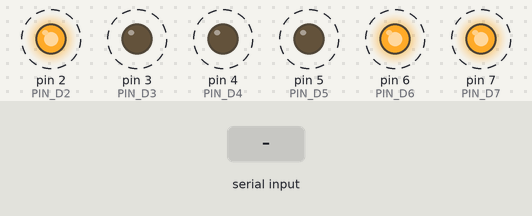
Bench run of a sketch on a simulated Arduino Mega 2560, built with avr-gcc and run on an emulated ATmega2560. On the bench: output pins drawn as LEDs (lit = HIGH). Dashed ring = blinking. The inputs (shaded band) are chosen by the test bench. What the sketch prints to the serial monitor is not drawn.

Above: at 0.74 s.
1.3 s: "1" received over Serial
At 1.54 s:
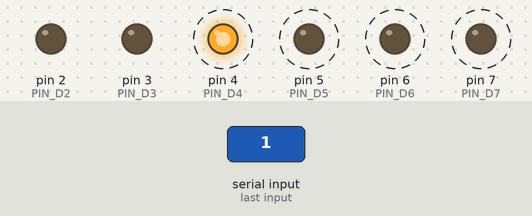
4.3 s: "2" received over Serial
At 4.54 s:
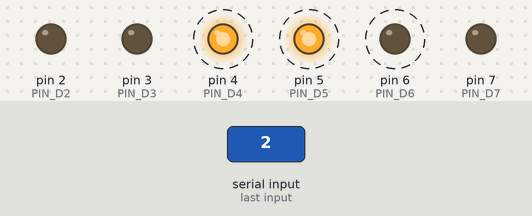
7.3 s: "4" received over Serial
10.3 s: "5" received over Serial
At 10.54 s:
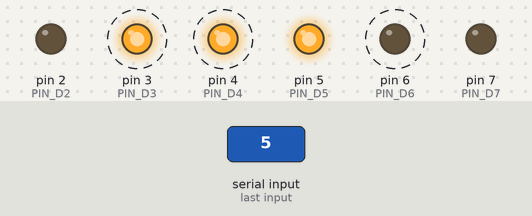
13.3 s: "6" received over Serial
Timing chart, 0 to 17.3 s (numbered marks = the images above; inputs shaded):
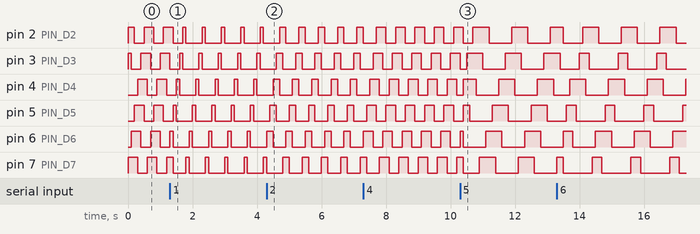

Measured:
- after the input at 10.3 s, pin 3 (PIN_D3): alternates HIGH for 0.50 s and LOW for 0.70 s, starting after 0.20 s; pin 4 (PIN_D4), pin 6 (PIN_D6): alternates HIGH for 0.50 s and LOW for 0.70 s, starting after 0.10 s
- by itself, pin 2 (PIN_D2): alternates HIGH for 0.50 s and LOW for 0.70 s
- by itself, pin 3 (PIN_D3), pin 4 (PIN_D4), pin 6 (PIN_D6): alternates HIGH for 0.30 s and LOW for 0.30 s
- by itself, pin 5 (PIN_D5), pin 7 (PIN_D7): alternates HIGH for 0.30 s and LOW for 0.90 s

The sketch:

OpenLoopSwitchingEncoder_V4.ino
```cpp
#include <avr/io.h>
#include <avr/interrupt.h>
#include <Arduino.h>
#include <Wire.h>

#define PIN_D2 2
#define PIN_D3 3
#define PIN_D4 4
#define PIN_D5 5
#define PIN_D6 6
#define PIN_D7 7

bool rotationCW = true; //rotational direction (if true => clockwise)
//Sector state approaches (1 Sector = 2|3 HASELs)
//1 Sector active
const uint8_t states1[] = {0b100000, 0b010000, 0b001000, 0b000100, 0b000010, 0b000001, 0b100000, 0b010000, 0b001000, 0b000100, 0b000010, 0b000001}; //1-1-1 approach
//2 Sectors active
const uint8_t states2[] = {0b110000, 0b011000, 0b001100, 0b000110, 0b000011, 0b100001, 0b110000, 0b011000, 0b001100, 0b000110, 0b000011, 0b100001}; //2-2-2 approach
const uint8_t states3[] = {0b100000, 0b110000, 0b010000, 0b011000, 0b001000, 0b001100, 0b000100, 0b000110, 0b000010, 0b000011, 0b000001, 0b100001}; //2-1-2 approach
//3 Sectors active
const uint8_t states4[] = {0b111000, 0b011100, 0b001110, 0b000111, 0b100011, 0b110001, 0b111000, 0b011100, 0b001110, 0b000111, 0b100011, 0b110001}; // 3-3-3 approach
const uint8_t states5[] = {0b111000, 0b011000, 0b011100, 0b001100, 0b001110, 0b000110, 0b000111, 0b000011, 0b100011, 0b100001, 0b110001, 0b110000}; //3-2-3 approach
const uint8_t states6[] = {0b100000, 0b110000, 0b111000, 0b011000, 0b001000, 0b001100, 0b001110, 0b000110, 0b000010, 0b000011, 0b100011, 0b100001}; //caterpillar approach

const uint8_t *currentStates = states4; //which state vector (=which approach) to use
uint8_t numStates = sizeof(states3) / sizeof(states3[0]); //number of states
volatile uint8_t currentStateIndex = 0; //index of current state
volatile bool updateFlag = false;

uint32_t interval_ms = 100; //timeinterval for interrupt (=T_T)
double freq_ms = 1/float(interval_ms); //interrupt frequency in 1/ms (=f_T)
double freq = 1000/(float(interval_ms)*6); //overall frequency of motor (=f_M)

unsigned int valueEncoder; //Raw value of encoder sensor
double angleEncoder; //angle converted from raw sensor data

void setup() {
  pinMode(PIN_D2, OUTPUT);
  pinMode(PIN_D3, OUTPUT);
  pinMode(PIN_D4, OUTPUT);
  pinMode(PIN_D5, OUTPUT);
  pinMode(PIN_D6, OUTPUT);
  pinMode(PIN_D7, OUTPUT);

  Serial.begin(9600);
  updateOutputs(currentStates[currentStateIndex]);
  setTimerInterval(interval_ms);
}

void loop() {
  if (updateFlag) {
    debugOutput(currentStates[currentStateIndex]);
    updateFlag = false;
  }

  if (Serial.available() > 0) {
    char receivedChar = Serial.read();
    switch (receivedChar) {
      case 'R':
        rotationCW = true;
        break;
      case 'L':
        rotationCW = false;
        break;
      case '1':
        currentStates = states1; numStates = sizeof(states1) / sizeof(states1[0]);
        break;
      case '2':
        currentStates = states2; numStates = sizeof(states2) / sizeof(states2[0]);
        break;
      case '3':
        currentStates = states3; numStates = sizeof(states3) / sizeof(states3[0]);
        break;
      case '4':
        currentStates = states4; numStates = sizeof(states4) / sizeof(states4[0]);
        break;
      case '5':
        currentStates = states5; numStates = sizeof(states5) / sizeof(states5[0]);
        break;
      case '6':
        currentStates = states6; numStates = sizeof(states6) / sizeof(states6[0]);
        break;
      case '-': //Decreases the frequency of the motor
        if (interval_ms < 200) interval_ms += 10;
        setTimerInterval(interval_ms);
        Serial.print("Interval: "); Serial.print(interval_ms); Serial.println(" ms");
        break;
      case '+': //Increases frequency of the motor
        if (interval_ms > 15) interval_ms -= 10;
        setTimerInterval(interval_ms);
        Serial.print("Interval: "); Serial.print(interval_ms); Serial.println(" ms");
        break;
    }
  }
  freq = 1000/(float(interval_ms)*6);
}

ISR(TIMER1_COMPA_vect) {
  //Read Sensor output
  /*
  ---   Insert code here...    ---
  valueEncoder = someArduinoCommand;  //Read output value of sensor
  angleEncoder = (valEnc/255)*360; (scale from 0-255 to 0-360 degrees)
  */
  //adjust which sector to actuate according to previous state, rotational direction and actuation approach
  if (rotationCW) {
    if (currentStateIndex == 0) currentStateIndex = numStates - 1;
    else currentStateIndex--;
  } else {
    currentStateIndex = (currentStateIndex + 1) % numStates;
  }
  updateOutputs(currentStates[currentStateIndex]);
  updateFlag = true; //update
}

void setTimerInterval(uint32_t desiredInterval_ms) {
  uint32_t clockCycles = (desiredInterval_ms * 1000) / 64;
  if (clockCycles > 65535) clockCycles = 65535;

  TCCR1A = 0;
  TCCR1B = (1 << WGM12) | (1 << CS12) | (1 << CS10);
  OCR1A = clockCycles - 1;
  TIMSK1 = (1 << OCIE1A);
}

void updateOutputs(uint8_t state) {
  digitalWrite(PIN_D2, (state & 0b100000) ? HIGH : LOW);
  digitalWrite(PIN_D3, (state & 0b010000) ? HIGH : LOW);
  digitalWrite(PIN_D4, (state & 0b001000) ? HIGH : LOW);
  digitalWrite(PIN_D5, (state & 0b000100) ? HIGH : LOW);
  digitalWrite(PIN_D6, (state & 0b000010) ? HIGH : LOW);
  digitalWrite(PIN_D7, (state & 0b000001) ? HIGH : LOW);
}

void debugOutput(uint8_t state) {
  // Debugging output (commented out)
  //Print out the states:
  Serial.print("Current interval: ");
  Serial.print(interval_ms);
  Serial.print("ms | ");
  Serial.print(freq);
  Serial.print("Hz || ");

  //Print out the states:
  Serial.print("Current State: ");
  Serial.print(state, BIN);  // Print state as binary
  Serial.print(" | D3: ");
  Serial.print((state & 0b100000) ? "HIGH" : "LOW");
  Serial.print(" | D4: ");
  Serial.print((state & 0b010000) ? "HIGH" : "LOW");
  Serial.print(" | D5: ");
  Serial.print((state & 0b001000) ? "HIGH" : "LOW");
  Serial.print(" | D6: ");
  Serial.print((state & 0b000100) ? "HIGH" : "LOW");
  Serial.print(" | D7: ");
  Serial.print((state & 0b000010) ? "HIGH" : "LOW");
  Serial.print(" | D8: ");
  Serial.println((state & 0b000001) ? "HIGH" : "LOW");
}
```

OpenLoopSwitchingEncoder_V4.cpp
```cpp
#include <Arduino.h>
#include <avr/io.h>
#include <avr/interrupt.h>
#include <Wire.h>

#define PIN_D2 2
#define PIN_D3 3
#define PIN_D4 4
#define PIN_D5 5
#define PIN_D6 6
#define PIN_D7 7

bool rotationCW = true; //rotational direction (if true => clockwise)
//Sector state approaches (1 Sector = 2|3 HASELs)
//1 Sector active
const uint8_t states1[] = {0b100000, 0b010000, 0b001000, 0b000100, 0b000010, 0b000001, 0b100000, 0b010000, 0b001000, 0b000100, 0b000010, 0b000001}; //1-1-1 approach
//2 Sectors active
const uint8_t states2[] = {0b110000, 0b011000, 0b001100, 0b000110, 0b000011, 0b100001, 0b110000, 0b011000, 0b001100, 0b000110, 0b000011, 0b100001}; //2-2-2 approach
const uint8_t states3[] = {0b100000, 0b110000, 0b010000, 0b011000, 0b001000, 0b001100, 0b000100, 0b000110, 0b000010, 0b000011, 0b000001, 0b100001}; //2-1-2 approach
//3 Sectors active
const uint8_t states4[] = {0b111000, 0b011100, 0b001110, 0b000111, 0b100011, 0b110001, 0b111000, 0b011100, 0b001110, 0b000111, 0b100011, 0b110001}; // 3-3-3 approach
const uint8_t states5[] = {0b111000, 0b011000, 0b011100, 0b001100, 0b001110, 0b000110, 0b000111, 0b000011, 0b100011, 0b100001, 0b110001, 0b110000}; //3-2-3 approach
const uint8_t states6[] = {0b100000, 0b110000, 0b111000, 0b011000, 0b001000, 0b001100, 0b001110, 0b000110, 0b000010, 0b000011, 0b100011, 0b100001}; //caterpillar approach

const uint8_t *currentStates = states4; //which state vector (=which approach) to use
uint8_t numStates = sizeof(states3) / sizeof(states3[0]); //number of states
volatile uint8_t currentStateIndex = 0; //index of current state
volatile bool updateFlag = false;

uint32_t interval_ms = 100; //timeinterval for interrupt (=T_T)
double freq_ms = 1/float(interval_ms); //interrupt frequency in 1/ms (=f_T)
double freq = 1000/(float(interval_ms)*6); //overall frequency of motor (=f_M)

unsigned int valueEncoder; //Raw value of encoder sensor
double angleEncoder; //angle converted from raw sensor data

//void setTimerInterval(uint32_t desiredInterval_ms);
void updateOutputs(uint8_t state);
//void debugOutput(uint8_t state);

ISR(TIMER1_COMPA_vect) {
  //Read Sensor output
  /*
  ---   Insert code here...    ---
  valueEncoder = someArduinoCommand;  //Read output value of sensor
  angleEncoder = (valEnc/255)*360; (scale from 0-255 to 0-360 degrees)
  */
  //adjust which sector to actuate according to previous state, rotational direction and actuation approach
  if (rotationCW) {
    if (currentStateIndex == 0) currentStateIndex = numStates - 1;
    else currentStateIndex--;
  } else {
    currentStateIndex = (currentStateIndex + 1) % numStates;
  }
  updateOutputs(currentStates[currentStateIndex]);
  updateFlag = true; //update
}

void setTimerInterval(uint32_t desiredInterval_ms) {
  uint32_t clockCycles = (desiredInterval_ms * 1000) / 64;
  if (clockCycles > 65535) clockCycles = 65535;

  TCCR1A = 0;
  TCCR1B = (1 << WGM12) | (1 << CS12) | (1 << CS10);
  OCR1A = clockCycles - 1;
  TIMSK1 = (1 << OCIE1A);
}

void updateOutputs(uint8_t state) {
  digitalWrite(PIN_D2, (state & 0b100000) ? HIGH : LOW);
  digitalWrite(PIN_D3, (state & 0b010000) ? HIGH : LOW);
  digitalWrite(PIN_D4, (state & 0b001000) ? HIGH : LOW);
  digitalWrite(PIN_D5, (state & 0b000100) ? HIGH : LOW);
  digitalWrite(PIN_D6, (state & 0b000010) ? HIGH : LOW);
  digitalWrite(PIN_D7, (state & 0b000001) ? HIGH : LOW);
}

void debugOutput(uint8_t state) {
  // Debugging output (commented out)
  //Print out the states:
  Serial.print("Current interval: ");
  Serial.print(interval_ms);
  Serial.print("ms | ");
  Serial.print(freq);
  Serial.print("Hz || ");

  //Print out the states:
  Serial.print("Current State: ");
  Serial.print(state, BIN);  // Print state as binary
  Serial.print(" | D3: ");
  Serial.print((state & 0b100000) ? "HIGH" : "LOW");
  Serial.print(" | D4: ");
  Serial.print((state & 0b010000) ? "HIGH" : "LOW");
  Serial.print(" | D5: ");
  Serial.print((state & 0b001000) ? "HIGH" : "LOW");
  Serial.print(" | D6: ");
  Serial.print((state & 0b000100) ? "HIGH" : "LOW");
  Serial.print(" | D7: ");
  Serial.print((state & 0b000010) ? "HIGH" : "LOW");
  Serial.print(" | D8: ");
  Serial.println((state & 0b000001) ? "HIGH" : "LOW");
}

void setup() {
  pinMode(PIN_D2, OUTPUT);
  pinMode(PIN_D3, OUTPUT);
  pinMode(PIN_D4, OUTPUT);
  pinMode(PIN_D5, OUTPUT);
  pinMode(PIN_D6, OUTPUT);
  pinMode(PIN_D7, OUTPUT);

  Serial.begin(9600);
  updateOutputs(currentStates[currentStateIndex]);
  setTimerInterval(interval_ms);
}

void loop() {
  if (updateFlag) {
    debugOutput(currentStates[currentStateIndex]);
    updateFlag = false;
  }

  if (Serial.available() > 0) {
    char receivedChar = Serial.read();
    switch (receivedChar) {
      case 'R':
        rotationCW = true;
        break;
      case 'L':
        rotationCW = false;
        break;
      case '1':
        currentStates = states1; numStates = sizeof(states1) / sizeof(states1[0]);
        break;
      case '2':
        currentStates = states2; numStates = sizeof(states2) / sizeof(states2[0]);
        break;
      case '3':
        currentStates = states3; numStates = sizeof(states3) / sizeof(states3[0]);
        break;
      case '4':
        currentStates = states4; numStates = sizeof(states4) / sizeof(states4[0]);
        break;
      case '5':
        currentStates = states5; numStates = sizeof(states5) / sizeof(states5[0]);
        break;
      case '6':
        currentStates = states6; numStates = sizeof(states6) / sizeof(states6[0]);
        break;
      case '-': //Decreases the frequency of the motor
        if (interval_ms < 200) interval_ms += 10;
        setTimerInterval(interval_ms);
        Serial.print("Interval: "); Serial.print(interval_ms); Serial.println(" ms");
        break;
      case '+': //Increases frequency of the motor
        if (interval_ms > 15) interval_ms -= 10;
        setTimerInterval(interval_ms);
        Serial.print("Interval: "); Serial.print(interval_ms); Serial.println(" ms");
        break;
    }
  }
  freq = 1000/(float(interval_ms)*6);
}
```
